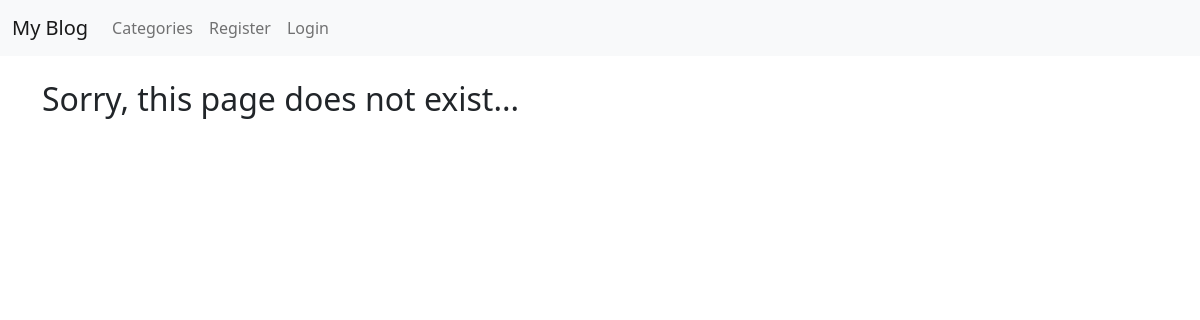
Page /category/sport/ on the earlier database version.
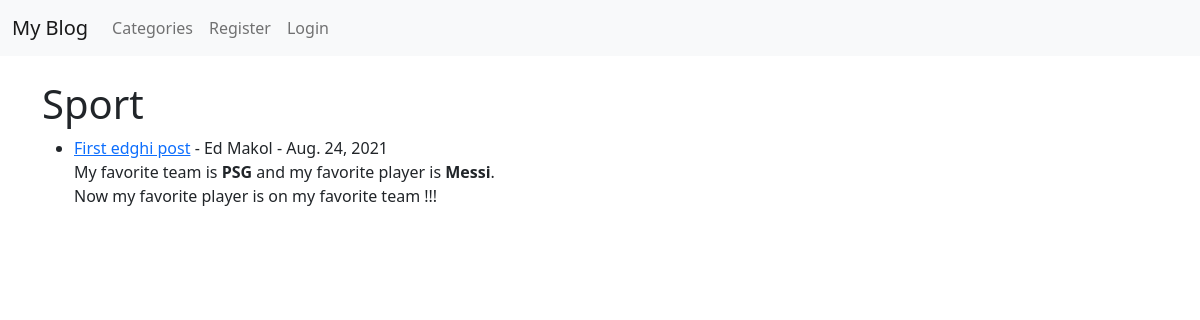
Same page on the later database version.
### theblog/models.py (models this page shows, shortened)
class Post (models.Model):
    title = models.CharField(max_length=255)
    author = models.ForeignKey(User, on_delete=models.CASCADE)
    body = models.TextField()
    post_date = models.DateField(auto_now_add=True)
    category = models.CharField(max_length=255, default='coding')
    likes = models.ManyToManyField(User, related_name='blog_posts')

### theblog/views.py (the view)
# urls.py: path('category/<str:cats>/', CategoryView, name="category"),
def CategoryView(request, cats):
    category_posts = Post.objects.filter(category=cats.replace('-', ' '))
    return render(request, 'categories.html', {'cats':cats.title().replace('-', ' '), 'category_posts':category_posts})

### theblog/templates/categories.html (shortened to what this page needs)
{% extends 'base.html' %}
{% block content %}
    {% if category_posts %}
        <h1>{{ cats }}</h1>
        <ul>
            {% for post in category_posts %}
                <li>
                    <a href="{% url 'article-detail' post.pk %}">{{ post.title}}</a> -
                    {{ post.author.first_name }} {{ post.author.last_name }} -
                    {{ post.post_date }}
                    <br>
                    {{ post.body | slice:":200" | safe }}  {% comment %} Le slice permet de determiner le nombre de lettre a afficher {% endcomment %}
                    <br>
                </li>
            {% endfor %}
        </ul>
    {% else %}
        <h2>Sorry, this page does not exist... </h2>
    {% endif %}
{% endblock %}

Differences in the rows shown:
added Post: category "Sport", title "First edghi post", author.first_name "Ed", author.last_name "Makol", post_date "Aug. 24, 2021", body "My favorite team is PSG and my favorite player is Messi . Now my favorite player is on my favorite team !!!"
Other differences:
text no longer shown: "Sorry, this page does not exist..."
